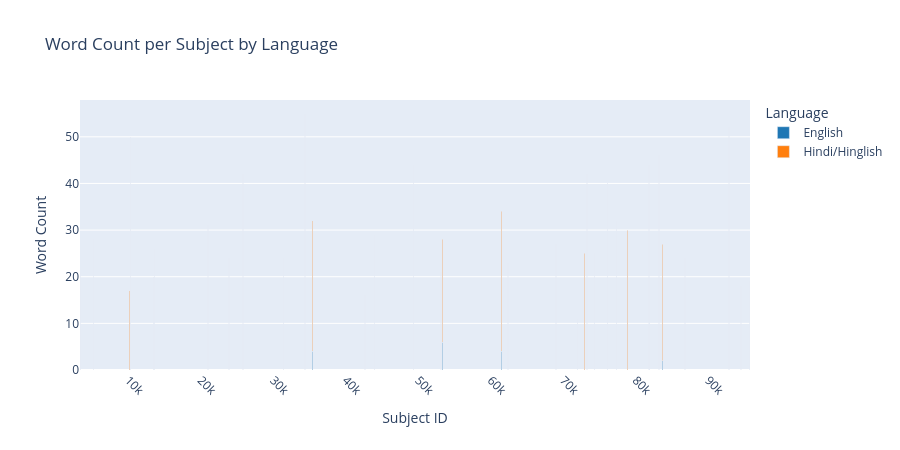

Notebook code cell kept with this figure:
### Code cell
# Visual: stacked bar — English vs Hindi word count per subject
lang_per_subj = (
    df.groupby(["subject_id", "language_type"])["word"]
    .count()
    .reset_index(name="count")
)

fig = px.bar(
    lang_per_subj,
    x="subject_id",
    y="count",
    color="language_type",
    color_discrete_map={"English": "#1f77b4", "Hindi/Hinglish": "#ff7f0e"},
    title="Word Count per Subject by Language",
    labels={"count": "Word Count", "subject_id": "Subject ID", "language_type": "Language"},
    barmode="stack",
    category_orders={"language_type": ["English", "Hindi/Hinglish"]},
)
fig.update_layout(xaxis_tickangle=45, height=450)
fig.show()

### Figure 1 — Plotly figure (JSON) as saved in the notebook; plotly's stock layout.template omitted (floating-point values rounded to 4 significant figures)
{"data": [{"hovertemplate": "Language=English<br>Subject ID=%{x}<br>Word Count=%{y}<extra></extra>", "legendgroup": "English", "marker": {"color": "#1f77b4", "pattern": {"shape": ""}}, "name": "English", "orientation": "v", "showlegend": true, "textposition": "auto", "type": "bar", "x": [5157, 10255, 20970, 25803, 34350, 35389, 43909, 49294, 53307, 61476, 73233, 76112, 77358, 81788, 83169, 83682, 92821], "xaxis": "x", "y": [5, 35, 4, 36, 46, 4, 3, 39, 6, 4, 5, 35, 27, 36, 40, 2, 5], "yaxis": "y"}, {"hovertemplate": "Language=Hindi/Hinglish<br>Subject ID=%{x}<br>Word Count=%{y}<extra></extra>", "legendgroup": "Hindi/Hinglish", "marker": {"color": "#ff7f0e", "pattern": {"shape": ""}}, "name": "Hindi/Hinglish", "orientation": "v", "showlegend": true, "textposition": "auto", "type": "bar", "x": [3342, 5157, 10147, 10255, 13498, 13549, 20970, 23853, 25803, 31417, 34350, 35389, 42616, 43909, 49294, 53105, 53307, 61476, 62335, 68981, 71977, 72898, 73233, 74323, 76112, 77358, 78839, 81788, 81851, 83169, 83682, 86781, 92821, 94502, 95712], "xaxis": "x", "y": [21, 23, 17, 15, 20, 26, 27, 24, 6, 24, 9, 28, 16, 26, 5, 21, 22, 30, 23, 27, 11, 25, 37, 25, 5, 5, 30, 8, 17, 6, 25, 24, 47, 18, 19], "yaxis": "y"}], "layout": {"barmode": "stack", "height": 450, "legend": {"title": {"text": "Language"}, "tracegroupgap": 0}, "title": {"text": "Word Count per Subject by Language"}, "xaxis": {"anchor": "y", "domain": [0, 1], "tickangle": 45, "title": {"text": "Subject ID"}}, "yaxis": {"anchor": "x", "domain": [0, 1], "title": {"text": "Word Count"}}}}
